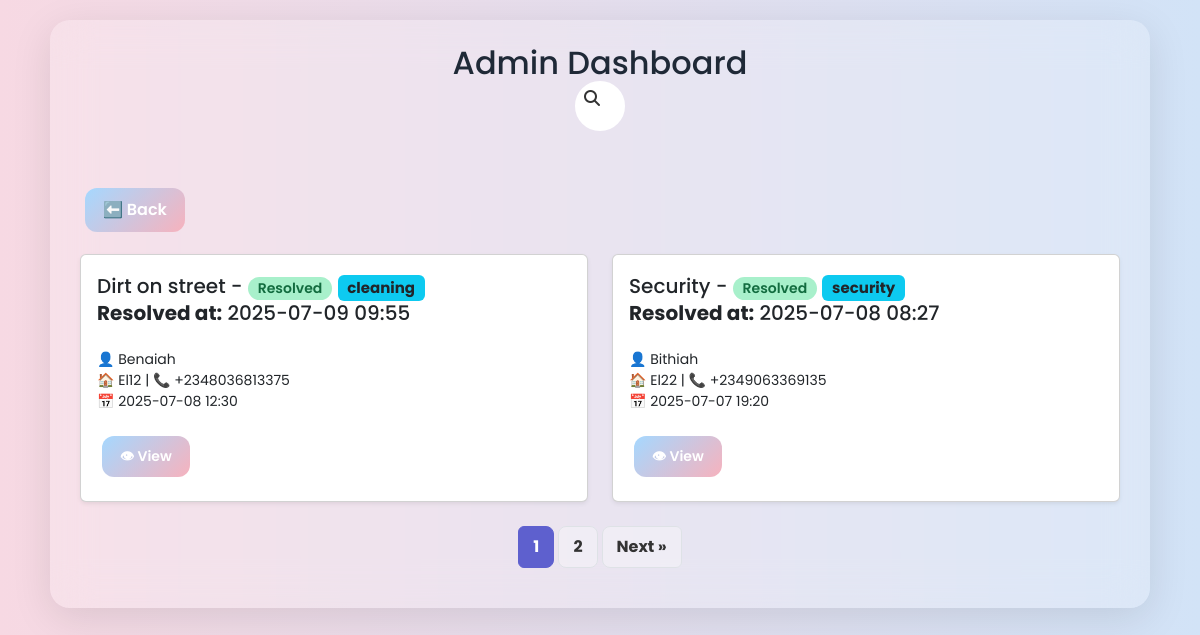
The app's page /admin (signed in), older data.
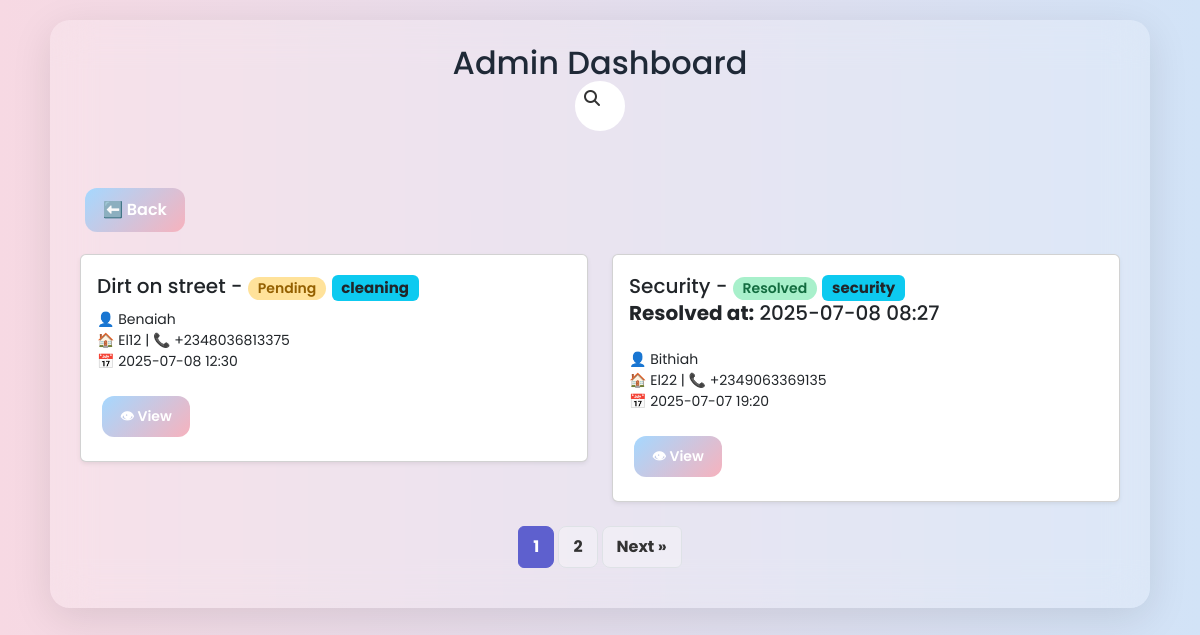
The same page, newer data.
### app.py (models this page shows)
class Complaint(db.Model):
    id = db.Column(db.Integer, primary_key=True)
    title = db.Column(db.String(150), nullable=False)
    description = db.Column(db.Text, nullable=False)
    image_path = db.Column(db.String(300))
    category = db.Column(db.String(100))
    status = db.Column(db.String(50), default='Pending')
    user_id = db.Column(db.Integer, db.ForeignKey('user.id'), nullable=False)
    timestamp = db.Column(db.DateTime, default=datetime.utcnow)
    resolved_at = db.Column(db.DateTime, nullable=True)

class User(UserMixin, db.Model):
    id = db.Column(db.Integer, primary_key=True)
    name = db.Column(db.String(150))
    email = db.Column(db.String(150), unique=True)
    password = db.Column(db.String(200), nullable=False)
    role = db.Column(db.String(50))
    complaints = db.relationship('Complaint', backref='user', lazy=True)

class ResidentProfile(db.Model):
    id = db.Column(db.Integer, primary_key=True)
    user_id = db.Column(db.Integer, db.ForeignKey('user.id'), unique=True)
    phone = db.Column(db.String(20))
    house_number = db.Column(db.String(50))
    emergency_contact = db.Column(db.String(100))
    user = db.relationship('User', backref=db.backref('resident_profile', uselist=False))

### app.py (the view)
@app.route('/admin')
@login_required
def admin_dashboard():
    if current_user.role != 'admin':
        return redirect('/dashboard')
    filter_date = request.args.get('filter_date', '')
    search = request.args.get('search', '').lower()
    category = request.args.get('category', '')
    page = int(request.args.get('page', 1))
    per_page = 2
    complaints_query = Complaint.query
    if filter_date:
        complaints_query = complaints_query.filter(
            Complaint.timestamp.like(f"{filter_date}%")
        )
    if category:
        complaints_query = complaints_query.filter(
            Complaint.category == category
        )
    if search:
        complaints_query = complaints_query.filter(
            Complaint.title.ilike(f'%{search}%') |
            Complaint.description.ilike(f'%{search}%')
        )
    total = complaints_query.count()
    total_pages = (total + per_page - 1) // per_page
    complaints = complaints_query.order_by(Complaint.timestamp.desc()) \
                                 .offset((page - 1) * per_page) \
                                 .limit(per_page) \
                                 .all()
    all_categories = db.session.query(Complaint.category).distinct().all()
    all_categories = [c[0] for c in all_categories if c[0]]
    return render_template(
        'admin_dashboard.html',
        complaints=complaints,
        current_page=page,
        total_pages=total_pages,
        filter_date=filter_date,
        current_category=category,
        current_search=search,
        categories=all_categories
    )

### app.py (called while the page is built)
@login_manager.user_loader
def load_user(user_id):
    return User.query.get(int(user_id))

### templates/admin_dashboard.html (shortened to what this page needs)
<!DOCTYPE html>
<html lang="en">
<head>
  <link href="https://cdn.jsdelivr.net/npm/bootstrap@5.3.3/dist/css/bootstrap.min.css" rel="stylesheet">
  <link rel="stylesheet" href="{{ url_for('static', filename='styles.css') }}">
  <link rel=”stylesheet” href=”https://cdnjs.cloudflare.com/ajax/libs/font-awesome/5.15.3/css/all.min.css”>
  <link rel="stylesheet" href="https://cdnjs.cloudflare.com/ajax/libs/font-awesome/6.5.0/css/all.min.css">
</head>
<body>
<div class="container py-4">
  <h2 class="mb-4">Admin Dashboard</h2>
<div class="position-relative mb-4">
  <form id="suggestion-form" action="/admin" method="GET" class="d-flex">
    <i class="fas fa-search"></i>
  </form>
</div>
  {% if complaints %}
  <button onclick="window.history.back()" class="btn btn-secondary mb-3">⬅️ Back</button>
    <div class="row g-4" style="padding-top: 6px;">
      {% for complaint in complaints %}
      <div class="col-md-6">
        <div class="card shadow-sm p-3 animated-card">
          <h5>
            {{ complaint.title }} -
            <span class="text-capitalize status {{ complaint.status }}">
              {{ complaint.status.replace('_', ' ').title() }}
            </span>
            {% if complaint.category %}
              <span class="badge bg-info text-dark">{{ complaint.category }}</span>
            {% endif %}
            {% if complaint.status == 'resolved' and complaint.resolved_at %}
              <p><strong>Resolved at:</strong> {{ complaint.resolved_at.strftime('%Y-%m-%d %H:%M') }}</p>
            {% endif %}
          </h5>
          <small>
            👤 {{ complaint.user.name }}<br>
            🏠 {{ complaint.user.resident_profile.house_number if complaint.user.resident_profile else 'N/A' }} |
            📞 {{ complaint.user.resident_profile.phone if complaint.user.resident_profile and complaint.user.resident_profile.phone else 'N/A' }}<br>
            📅 {{ complaint.timestamp.strftime('%Y-%m-%d %H:%M') }}
          </small>
          <div class="mt-3">
            <a href="{{ url_for('view_complaint', complaint_id=complaint.id) }}" class="btn btn-outline-primary btn-sm">
              👁 View
            </a>
          </div>
        </div>
      </div>
      {% endfor %}
    </div>
    <nav class="mt-4" aria-label="Page navigation">
      <ul class="pagination justify-content-center">
        {% for p in range(1, total_pages + 1) %}
          <li class="page-item {% if p == current_page %}active{% endif %}">
            <a class="page-link"
               href="{{ url_for('admin_dashboard') }}?page={{ p }}">
              {{ p }}
            </a>
          </li>
        {% endfor %}
        {% if current_page < total_pages %}
        <li class="page-item">
          <a class="page-link"
             href="{{ url_for('admin_dashboard') }}?page={{ current_page + 1 }}">
            Next »
          </a>
        </li>
        {% endif %}
      </ul>
    </nav>
  {% else %}
    <p class="text-muted">No complaints found.</p>
  {% endif %}
</div>
</body>
</html>

Row changes from the older to the newer data that the page shows:
changed Complaint "Dirt on street": status "resolved" → "pending" (drawn); status.replace "Resolved" → "Pending"; resolved_at "2025-07-09 09:55" → (not shown)
